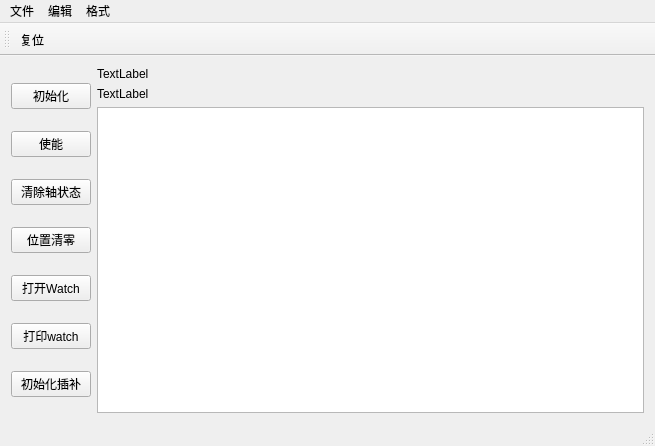
<?xml version="1.0" encoding="UTF-8"?>
<ui version="4.0">
 <class>MainWindow</class>
 <widget class="QMainWindow" name="MainWindow">
  <property name="geometry">
   <rect>
    <x>0</x>
    <y>0</y>
    <width>655</width>
    <height>446</height>
   </rect>
  </property>
  <property name="windowTitle">
   <string>MainWindow</string>
  </property>
  <widget class="QWidget" name="centralWidget">
   <layout class="QGridLayout" name="gridLayout_3">
    <item row="0" column="0" rowspan="2">
     <layout class="QGridLayout" name="gridLayout">
      <item row="0" column="0">
       <widget class="QPushButton" name="pushButton">
        <property name="text">
         <string>初始化</string>
        </property>
       </widget>
      </item>
      <item row="1" column="0">
       <widget class="QPushButton" name="pushButton_Axis_On">
        <property name="text">
         <string>使能</string>
        </property>
       </widget>
      </item>
      <item row="2" column="0">
       <widget class="QPushButton" name="pushButton_2">
        <property name="text">
         <string>清除轴状态</string>
        </property>
       </widget>
      </item>
      <item row="3" column="0">
       <widget class="QPushButton" name="pushButton_3">
        <property name="text">
         <string>位置清零</string>
        </property>
       </widget>
      </item>
      <item row="4" column="0">
       <widget class="QPushButton" name="pushButton_4">
        <property name="text">
         <string>打开Watch</string>
        </property>
       </widget>
      </item>
      <item row="5" column="0">
       <widget class="QPushButton" name="pushButton_5">
        <property name="text">
         <string>打印watch</string>
        </property>
       </widget>
      </item>
      <item row="6" column="0">
       <widget class="QPushButton" name="pushButton_6">
        <property name="text">
         <string>初始化插补</string>
        </property>
       </widget>
      </item>
     </layout>
    </item>
    <item row="0" column="1">
     <layout class="QGridLayout" name="gridLayout_2">
      <item row="1" column="0">
       <widget class="QLabel" name="label_2">
        <property name="text">
         <string>TextLabel</string>
        </property>
       </widget>
      </item>
      <item row="0" column="0">
       <widget class="QLabel" name="label">
        <property name="text">
         <string>TextLabel</string>
        </property>
       </widget>
      </item>
     </layout>
    </item>
    <item row="1" column="1">
     <widget class="QTextEdit" name="txtEdit"/>
    </item>
   </layout>
  </widget>
  <widget class="QMenuBar" name="menuBar">
   <property name="geometry">
    <rect>
     <x>0</x>
     <y>0</y>
     <width>655</width>
     <height>26</height>
    </rect>
   </property>
   <widget class="QMenu" name="menu">
    <property name="title">
     <string>文件</string>
    </property>
    <addaction name="actReset"/>
   </widget>
   <widget class="QMenu" name="menu_2">
    <property name="title">
     <string>编辑</string>
    </property>
   </widget>
   <widget class="QMenu" name="menu_3">
    <property name="title">
     <string>格式</string>
    </property>
   </widget>
   <addaction name="menu"/>
   <addaction name="menu_2"/>
   <addaction name="menu_3"/>
  </widget>
  <widget class="QToolBar" name="mainToolBar">
   <attribute name="toolBarArea">
    <enum>TopToolBarArea</enum>
   </attribute>
   <attribute name="toolBarBreak">
    <bool>false</bool>
   </attribute>
   <addaction name="actReset"/>
  </widget>
  <widget class="QStatusBar" name="statusBar"/>
  <action name="actOpen">
   <property name="checkable">
    <bool>true</bool>
   </property>
   <property name="text">
    <string>打开...</string>
   </property>
   <property name="toolTip">
    <string>打开文件</string>
   </property>
   <property name="shortcut">
    <string>Ctrl+O</string>
   </property>
  </action>
  <action name="action">
   <property name="text">
    <string>新建</string>
   </property>
   <property name="shortcut">
    <string>Ctrl+N</string>
   </property>
  </action>
  <action name="actionSd">
   <property name="text">
    <string>sd</string>
   </property>
  </action>
  <action name="actReset">
   <property name="text">
    <string>复位</string>
   </property>
   <property name="toolTip">
    <string>复位控制卡</string>
   </property>
   <property name="shortcut">
    <string>Alt+R</string>
   </property>
  </action>
 </widget>
 <layoutdefault spacing="6" margin="11"/>
 <resources/>
 <connections/>
</ui>
